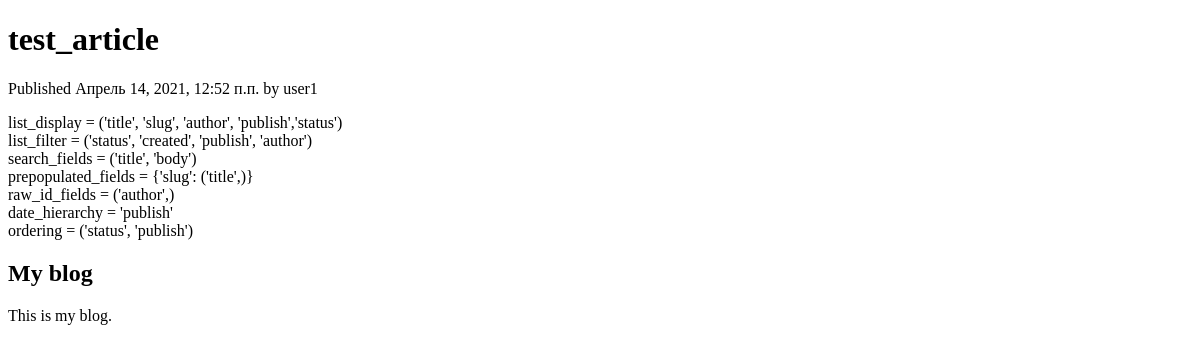
Before: /blog/2021/4/14/test_article/ with the older database file.
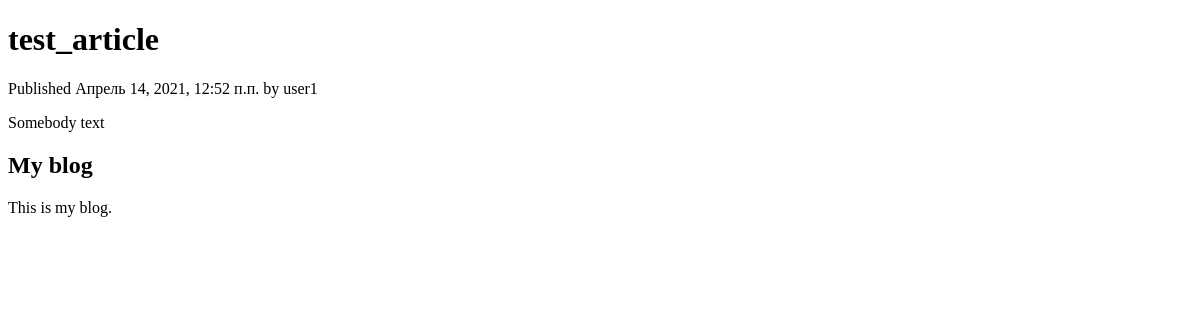
After: the same page with the newer database file.
### blog/models.py (models this page shows, shortened)
class Post(models.Model):
    STATUS_CHOICE = (
        ('draft', 'Draft'),
        ('published', 'Published'),
    )
    title = models.CharField(max_length=250)
    slug = models.CharField(max_length=250, unique_for_date='publish')
    author = models.ForeignKey(User, on_delete=models.CASCADE, related_name='blog_posts')
    body = models.TextField()
    publish = models.DateTimeField(default=timezone.now)
    created = models.DateTimeField(auto_now_add=True)
    update = models.DateTimeField(auto_now=True)
    status = models.CharField(max_length=10, choices=STATUS_CHOICE, default='draft')
    class Meta:
        ordering = ('-publish',)
    objects = models.Manager()  # Менеджер по умолчанию
    published = PublishedManager()  # Наш новый менеджер модели

### blog/views.py (the view)
# urls.py: path('<int:year>/<int:month>/<int:day>/<slug:post>/', views.post_detail, name='post_detail'),
def post_detail(request, year, month, day, post):
    post = get_object_or_404(Post, slug=post, status='published', publish__year=year,
                             publish__month=month, publish__day=day)
    return render(request, 'blog/post/detail.html', {'post': post})

### blog/templates/blog/post/detail.html (shortened to what this page needs)
{% extends "blog/base.html" %}
{% block content %}
    <h1>{{ post.title }}</h1>
    <p class="date">Published {{ post.publish }} by {{ post.author }}</p>
    {{ post.body|linebreaks }}
{% endblock %}

Changed rows visible on the page:
changed Post "test_article": body "list_display = ('title', 'slug', 'author', 'publish','status') list_filter = ('status', 'created', 'publish', 'author') search_fields = ('title', 'body') prepopulated_fields = {'slug': ('title',)} raw_id_fields = ('author',) date_hierarchy = 'publish' ordering = ('status', 'publish')" → "Somebody text"
